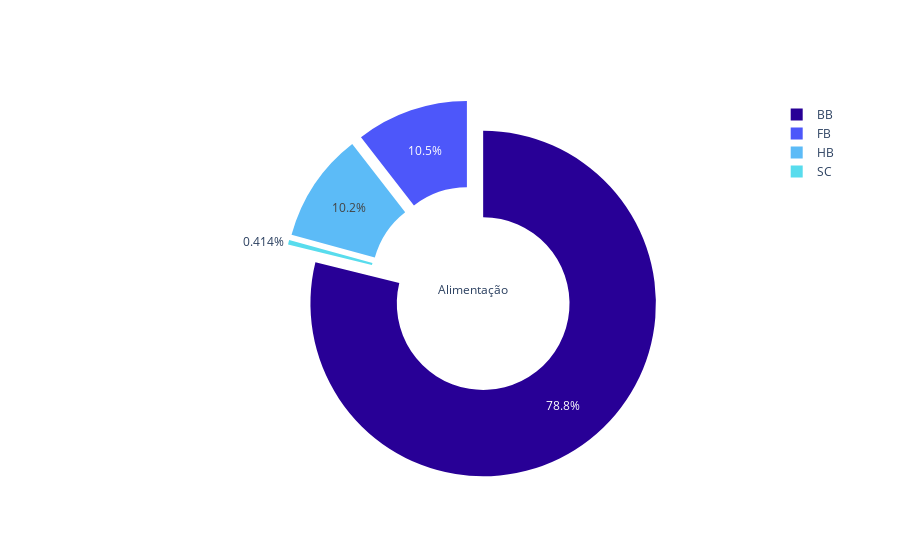

Notebook code for this chart:
### Markdown cell above
comentario [9]

### Code cell
labels = confirmed_bookings.meal.unique()
values = confirmed_bookings.meal.value_counts()

fig = go.Figure(
      data=[go.Pie(
                  labels=labels,
                  values = values,
                  hole=.5,
                  title='Alimentação',
                  legendgroup = True,
                  pull = [0.1, 0.1, 0.1, 0.1]
            )
      ]
)

fig.update_traces(marker=dict(colors=choose_color_combo(COLOR_IDENTITY, 4)))

fig.show()

### Figure 1 — Plotly figure (JSON) as saved in the notebook; plotly's stock layout.template omitted (floating-point values rounded to 4 significant figures)
{"data": [{"hole": 0.5, "labels": ["BB", "FB", "HB", "SC"], "legendgroup": "True", "marker": {"colors": ["#280096", "#4D57FA", "#5CBBF7", "#58DCED"]}, "pull": [0.1, 0.1, 0.1, 0.1], "title": {"text": "Alimentação"}, "type": "pie", "values": [49730, 6627, 6463, 261]}], "layout": {}}
